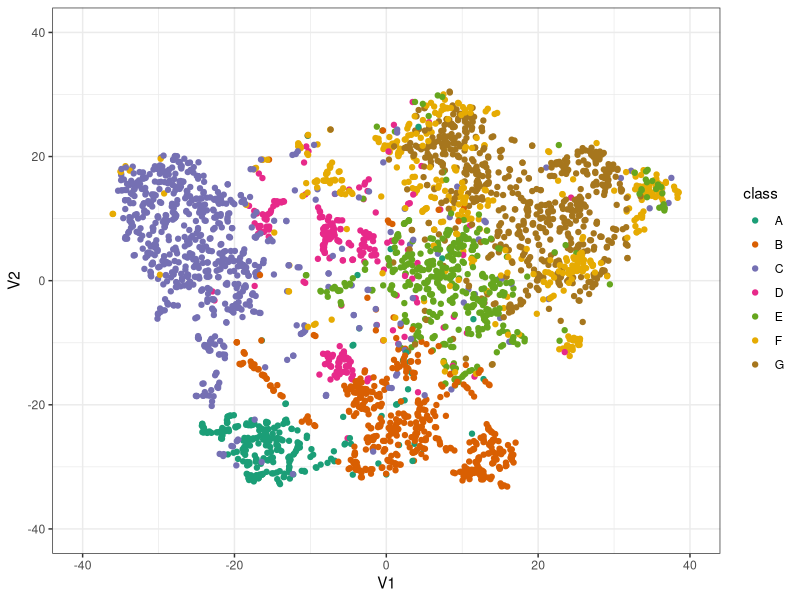

Here is the R script that generated this plot:
#Read in ggplot2

library(ggplot2)

#Read in data

data <- read.table("./0.rtsne_dimensions.txt", header=TRUE)

#Visualize data

p <- ggplot(data, aes(V1, V2, colour=class))
p + geom_point() + xlim(c(-40,40)) + ylim(c(-40,40)) + scale_colour_brewer(type="qual", palette=2)+ theme_bw()
